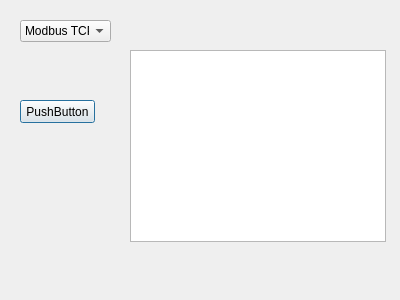
<?xml version="1.0" encoding="UTF-8"?>
<ui version="4.0">
 <class>Dialog</class>
 <widget class="QDialog" name="Dialog">
  <property name="geometry">
   <rect>
    <x>0</x>
    <y>0</y>
    <width>400</width>
    <height>300</height>
   </rect>
  </property>
  <property name="windowTitle">
   <string>Dialog</string>
  </property>
  <widget class="QPushButton" name="pushButton">
   <property name="geometry">
    <rect>
     <x>20</x>
     <y>100</y>
     <width>75</width>
     <height>23</height>
    </rect>
   </property>
   <property name="text">
    <string>PushButton</string>
   </property>
  </widget>
  <widget class="QComboBox" name="comboBox">
   <property name="geometry">
    <rect>
     <x>20</x>
     <y>20</y>
     <width>91</width>
     <height>22</height>
    </rect>
   </property>
   <item>
    <property name="text">
     <string>Modbus TCP</string>
    </property>
   </item>
   <item>
    <property name="text">
     <string>Modbus RTU</string>
    </property>
   </item>
  </widget>
  <widget class="QListWidget" name="listWidget">
   <property name="geometry">
    <rect>
     <x>130</x>
     <y>50</y>
     <width>256</width>
     <height>192</height>
    </rect>
   </property>
  </widget>
 </widget>
 <resources/>
 <connections/>
</ui>
